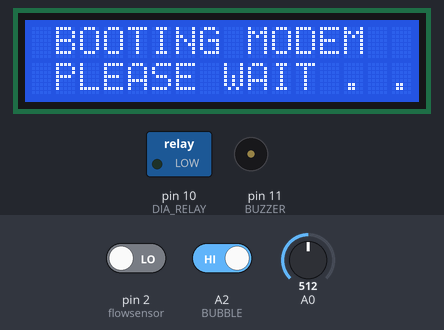
The sketch below on a simulated Arduino Uno, built with avr-gcc and run on an emulated ATmega328P. Shown: 16×2 character LCD, switched loads named in the sketch (green lamp = pin HIGH), buzzer (waves = sounding, pin HIGH). Inputs (shaded band) come from the test bench; at power-on: A2 (BUBBLE) HIGH, pin 2 (flowsensor) LOW, A0 = 512. The modem accepts every AT command (registered, SIM ready, sends succeed) and sends nothing else.

Above: at 5.1 s.
At 61.2 s:
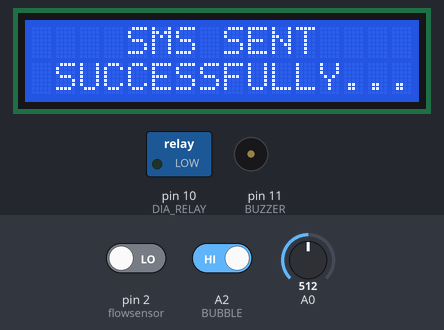
61.3 s: A2 (BUBBLE) driven HIGH
At 63.5 s:
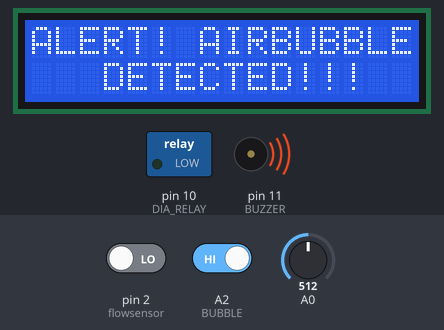
Timing chart, 0 to 110.3 s (numbered marks = the images above; inputs shaded):
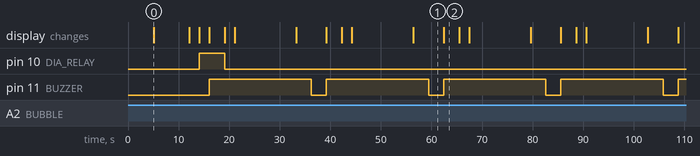

The sketch:

SMART_DIALYSIS.ino
```cpp
volatile int flow_frequency; // Measures flow sensor pulses
// Calculated litres/hour
 float vol = 0.0,l_minute;
unsigned char flowsensor = 2; // Sensor Input
unsigned long currentTime;
unsigned long cloopTime;


#include <LiquidCrystal.h>
LiquidCrystal lcd(4, 5, 6, 7, 8, 9);
#include <SoftwareSerial.h>
#include <String.h>
SoftwareSerial mySerial(12, 3);

const int DIA_RELAY=10;
const int BUZZER=11;
const int BUBBLE=A2;


int val=0;
int TEMPERATURE=0;
int count=0;
void flow () // Interrupt function
{
   flow_frequency++;
}

void setup()
{


  Serial.begin(9600);
  mySerial.begin(9600);
  lcd.begin(16, 2);
  pinMode(BUZZER, OUTPUT);
  pinMode(DIA_RELAY, OUTPUT);
  pinMode(BUBBLE, INPUT);
  digitalWrite(BUZZER, LOW);
  digitalWrite(DIA_RELAY, LOW);


      lcd.setCursor(0, 0);
      lcd.print("IoTBASD DIALYSIS");
      lcd.setCursor(0, 1);
      lcd.print("MONITORING SYSTM");
      delay(5000);
       lcd.setCursor(0, 0);
      lcd.print(" BOOTING MODEM  ");
      lcd.setCursor(0, 1);
      lcd.print(" PLEASE WAIT . .");
      delay(7000);
      lcd.setCursor(0, 0);
      lcd.print("  MODEM READY!  ");
      lcd.setCursor(0, 1);
      lcd.print("                ");
       delay(2000);
       lcd.setCursor(0, 0);
       lcd.print("DIALYSIS PROCESS");
       lcd.setCursor(0, 1);
       lcd.print("    STARTED!!   ");
       digitalWrite(DIA_RELAY, HIGH);
       delay(2000);

       pinMode(flowsensor, INPUT);
   //digitalWrite(flowsensor, HIGH); // Optional Internal Pull-Up
attachInterrupt(digitalPinToInterrupt(flowsensor), flow, RISING); // Setup Interrupt
currentTime = millis();
   cloopTime = currentTime;


       lcd.clear();
}

void loop()
{

count+=1;
  if(count==1000)
  {
    count=0;
    pingserver();
  }


  currentTime = millis();
   // Every second, calculate and print litres/hour
   if(currentTime >= (cloopTime + 1000))
   {
    cloopTime = currentTime; // Updates cloopTime
    if(flow_frequency != 0){
      // Pulse frequency (Hz) = 7.5Q, Q is flow rate in L/min.
      l_minute = (flow_frequency / 7.5); // (Pulse frequency x 60 min) / 7.5Q = flowrate in L/hour
      //lcd.clear();
      lcd.setCursor(14,1);
    //  lcd.print("Rate: ");
      lcd.print(l_minute);
      /*
      lcd.print(" L/M");
      l_minute = l_minute/60;
      lcd.setCursor(0,1);
      vol = vol +l_minute;
      lcd.print("Vol:");
      lcd.print(vol);
      lcd.print(" L");
      */
      flow_frequency = 0; // Reset Counter
      //Serial.print(l_minute, DEC); // Print litres/hour
      //Serial.println(" L/Sec");
    }
    else
    {
      //Serial.println(" flow rate = 0 ");
      //lcd.clear();
      lcd.setCursor(14,1);
      //lcd.print("Rate: ");
      lcd.print( flow_frequency );
      lcd.print(" L/M");
      /*
      lcd.setCursor(0,1);
      lcd.print("Vol:");
      lcd.print(vol);
      lcd.print(" L");
      */
    }
   }


  val = analogRead(A0);
  float mv = ( val/1024.0)*5000;
  TEMPERATURE = mv/10;


  lcd.setCursor(0, 0);
  lcd.print("TEMPERATURE:");
  lcd.print(TEMPERATURE);
  lcd.print("'F  ");
  if(digitalRead(BUBBLE)==LOW)
  {
  lcd.setCursor(0, 1);
  lcd.print("BUBBLE:NO");
  }
  lcd.print(" FLW:");

  if(digitalRead(BUBBLE)==HIGH)
  {
       lcd.setCursor(0, 0);
       lcd.print("ALERT! AIRBUBBLE");
       lcd.setCursor(0, 1);
       lcd.print("   DETECTED!!!  ");
       digitalWrite(BUZZER, HIGH);
       delay(3000);
       lcd.setCursor(0, 0);
       lcd.print("DIALYSIS PROCESS");
       lcd.setCursor(0, 1);
       lcd.print("  TERMINATED!!! ");
       digitalWrite(DIA_RELAY, LOW);

       sendbubblesms();
       digitalWrite(BUZZER, LOW);
       delay(3000);
       lcd.clear();
  }

  if(TEMPERATURE>100)
  {
       lcd.setCursor(0, 0);
       lcd.print("ALERT!!HIGH TEMP");
       lcd.setCursor(0, 1);
       lcd.print("VALUE DETECTED!!");
       digitalWrite(BUZZER, HIGH);
       delay(3000);
       lcd.setCursor(0, 0);
       lcd.print("DIALYSIS PROCESS");
       lcd.setCursor(0, 1);
       lcd.print("  TERMINATED!!! ");
       digitalWrite(DIA_RELAY, LOW);
       sendtempsms();
       digitalWrite(BUZZER, LOW);
       delay(3000);
       lcd.clear();
  }


  delay(10);

}
void sendtempsms()
{
            lcd.setCursor(0, 0);
            lcd.print("HIGH TEMPERATURE");
            lcd.setCursor(0, 1);
            lcd.print(" SMS SENDING . .");

            delay(2000);

            lcd.setCursor(0, 0);
            lcd.print(" SMS SENDING TO ");
            lcd.setCursor(0, 1);
            lcd.print("REGISTERED PHNUM");
            delay(2000);
            mySerial.println("AT");
            mySerial.write(13);
            mySerial.write(10);
            delay(1000);
            mySerial.println("AT+CMGF=1");
            mySerial.write(13);
            mySerial.write(10);
            delay(1000);
            mySerial.println("AT+CMGS=\"9847229676\"");
            mySerial.write(13);
            mySerial.write(10);
            delay(1000);
            mySerial.println("ALERT!! HIGH TEMPERATURE DETECTED IN DIALYSIS PROCESS");
            mySerial.println("DIALYSIS INTERRUPTED");
            mySerial.println("https://iot-project24.000webhostapp.com/dia.html");
            mySerial.write(26);
            mySerial.write(10);
            delay(7000);
            lcd.setCursor(0, 0);
            lcd.print("    SMS SENT    ");
            lcd.setCursor(0, 1);
            lcd.print(" SUCCESSFULLY...");
            delay(3000);

}
void sendbubblesms()
{
            lcd.setCursor(0, 0);
            lcd.print("AIRBUBBLE DETCTD");
            lcd.setCursor(0, 1);
            lcd.print(" SMS SENDING . .");

            delay(2000);

            lcd.setCursor(0, 0);
            lcd.print(" SMS SENDING TO ");
            lcd.setCursor(0, 1);
            lcd.print("REGISTERED PHNUM");
            delay(2000);
            mySerial.println("AT");
            mySerial.write(13);
            mySerial.write(10);
            delay(1000);
            mySerial.println("AT+CMGF=1");
            mySerial.write(13);
            mySerial.write(10);
            delay(1000);
            mySerial.println("AT+CMGS=\"9847229676\"");
            mySerial.write(13);
            mySerial.write(10);
            delay(1000);
            mySerial.println("ALERT!! AIR BUBBLE DETECTED IN DIALYSIS PROCESS");
            mySerial.println("DIALYSIS INTERRUPTED");
            mySerial.write(26);
            mySerial.write(10);
            delay(7000);
            lcd.setCursor(0, 0);
            lcd.print("    SMS SENT    ");
            lcd.setCursor(0, 1);
            lcd.print(" SUCCESSFULLY...");
            delay(3000);

}
void pingserver()
{

   lcd.setCursor(0, 0);
        lcd.print("DATA LOGGING TO ");
        lcd.setCursor(0, 1);
        lcd.print("SERVER PLS WAIT ");

   mySerial.println("AT");
  delay(1000);
  mySerial.println("AT+CPIN?");
  delay(1000);
  mySerial.println("AT+CREG?");
  delay(1000);
  mySerial.println("AT+CGATT?");
  delay(1000);
  mySerial.println("AT+CIPSHUT");
  delay(1000);
  mySerial.println("AT+CIPSTATUS");
  delay(2000);
  mySerial.println("AT+CIPMUX=0");
  delay(2000);
  mySerial.println("AT+CSTT=\"airtelgprs.com\"");//start task and setting the APN,
  delay(2000);
  mySerial.println("AT+CIICR");//bring up wireless connection
  delay(3000);
  mySerial.println("AT+CIFSR");//get local IP adress
  delay(2000);
  mySerial.println("AT+CIPSPRT=0");
  delay(3000);
  mySerial.println("AT+CIPSTART=\"TCP\",\"api.thingspeak.com\",\"80\"");//start up the connection
  delay(6000);
  mySerial.println("AT+CIPSEND");//begin send data to remote server
  delay(4000);
  String str="GET http://api.thingspeak.com/update?api_key=A393SO49234IH20W&field5=" + String(TEMPERATURE) ;
  mySerial.println(str);//begin send data to remote server
  delay(4000);
  mySerial.println((char)26);//sending
  delay(5000);
//waitting for reply, important! the time is base on the condition of internet
  mySerial.println();
  mySerial.println("AT+CIPSHUT");//close the connection
  delay(100);

   lcd.setCursor(0, 0);
        lcd.print(" DATA LOADED TO ");
        lcd.setCursor(0, 1);
        lcd.print("WEB COMPLETED!! ");
        delay(2000);
        lcd.clear();
}
```

Measured:
- by itself, pin 11 (BUZZER): alternates HIGH for 20.2 s and LOW for 3.0 s
- what the display in image 0 shows lasts 7.0 s, from 5.1 s to 12.1 s
